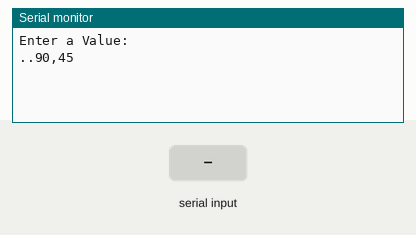
A sketch run on a simulated ESP32. Shown: the last lines printed to the serial monitor. The inputs (shaded band) are chosen by the test bench.

Above: at 1.2 s.
1.3 s: "90,45\n" received over Serial
At 2.1 s:
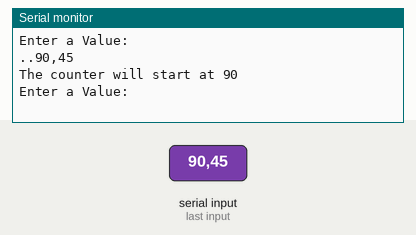
2.8 s: "30,150\n" received over Serial
At 3.6 s:
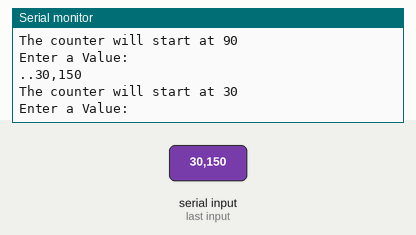

Measured:
- after the input at 1.3 s, the serial monitor: prints a new line at once (image 1)
- after the input at 2.8 s, the serial monitor: prints a new line at once (image 2)

The sketch:

SerialReadExample.ino
```cpp
/*
 * Project: SerialReadExample
 * Description: Read input from Serial Monitor
 * Author: Brian Rashap
 * Date: 12-JUL-2020
 */

String incomingText="";
int startValue;

void setup() {
  Serial.begin(9600);
  while(!Serial);
}

void loop() {
  Serial.printf("Enter a Value: \n");
  incomingText="";
  while(incomingText=="") {
      incomingText = Serial.readStringUntil('\n');
      Serial.print(".");
  }
  Serial.println(incomingText);
  startValue = incomingText.toInt();
  Serial.printf("The counter will start at %i \n",startValue);
}
```
